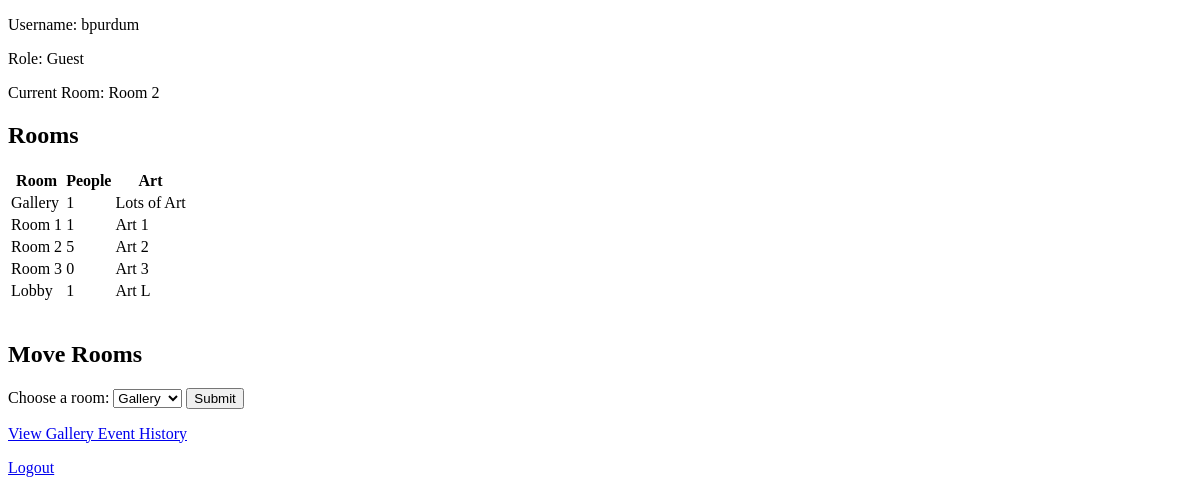
Before: /home (signed in) with the older database file.
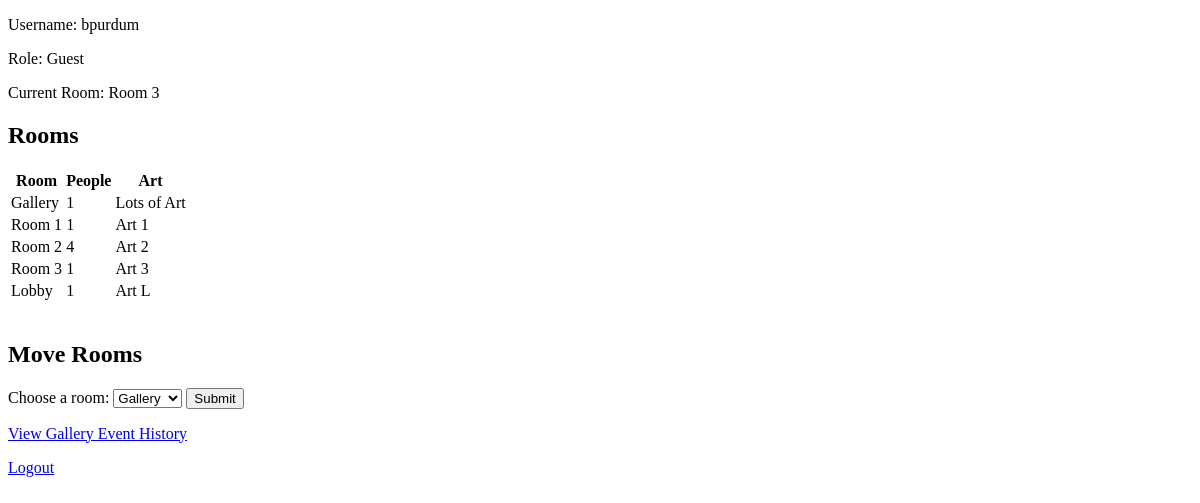
After: the same page with the newer database file.
### tables this page shows
CREATE TABLE "persons" (
	"userID"	INTEGER,
	"name"	TEXT,
	"age"	INTEGER,
	"currentRoom"	TEXT,
	PRIMARY KEY("userID")
);

CREATE TABLE "rooms" (
	"name"	TEXT,
	"numPeople"	INTEGER,
	"art"	TEXT,
	PRIMARY KEY("name")
);

### app.py (the view)
@app.route('/home')
def home():
    if 'loggedin' not in session:
        return redirect(url_for('login'))
    rooms = viewAllRooms()
    cRoom = seeCurrentRoom(session['id'])
    return render_template(
        'home.html',
        username=session['username'],
        role=session['role'],
        rooms=rooms,
        cRoom=cRoom
    )

### database/storedProcedures.py (called while the page is built)
def get_db_connection():
    db = sqlite3.connect('database/database.db')
    return db

def viewAllRooms():
    db = get_db_connection()
    rooms = db.execute("SELECT * FROM rooms").fetchall()
    db.close()
    return rooms

def seeCurrentRoom(userID):
    db = get_db_connection()
    room = db.execute("SELECT currentRoom FROM persons WHERE userID = ?", (userID,)).fetchone()
    db.close()
    if room is None:
        return None
    return room[0]

### templates/home.html (shortened to what this page needs)
<!DOCTYPE html>
<html>
<head>
</head>
<body>
    <p>Username: {{ username }}</p>
    <p>Role: {{ role }}</p>
    <p>Current Room: {{ cRoom }}</p>
    <h2>Rooms</h2>
        <table>
            <tr>
                <th>Room</th>
                <th>People</th>
                <th>Art</th>
            </tr>
            {% for room in rooms %}
                <tr>
                    <td>{{ room[0] }}</td>
                    <td>{{ room[1] }}</td>
                    <td>{{ room[2] }}</td>
                </tr>
            {% endfor %}
        </table>
    <br>
    <h2>Move Rooms</h2>
<form action="{{ url_for('move_room') }}" method="POST">
    <label for="room">Choose a room:</label>
    <select name="room" id="room" required>
        {% for room in rooms %}
            <option value="{{ room[0] }}">{{ room[0] }}</option>
        {% endfor %}
    </select>
    <button type="submit">Submit</button>
</form>
<p><a href="{{ url_for('event_history') }}">View Gallery Event History</a></p>
    <a href="{{ url_for('logout') }}">Logout</a>
</body>
</html>

Changed rows visible on the page:
changed persons: currentRoom "Room 2" → "Room 3"
changed rooms "Room 2": numPeople "5" → "4"
changed rooms "Room 3": numPeople "0" → "1"
